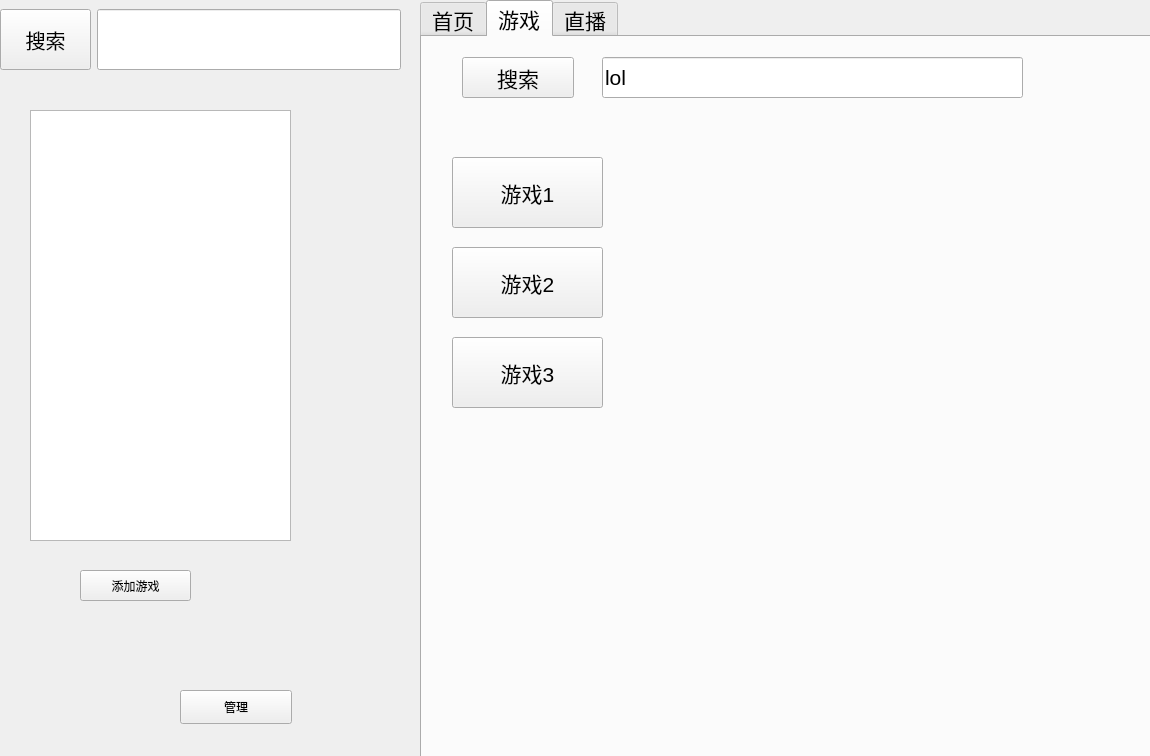
<?xml version="1.0" encoding="UTF-8"?>
<ui version="4.0">
 <class>mygp</class>
 <widget class="QWidget" name="mygp">
  <property name="geometry">
   <rect>
    <x>0</x>
    <y>0</y>
    <width>1150</width>
    <height>756</height>
   </rect>
  </property>
  <property name="windowTitle">
   <string>mygp</string>
  </property>
  <widget class="QWidget" name="widget" native="true">
   <property name="geometry">
    <rect>
     <x>0</x>
     <y>0</y>
     <width>401</width>
     <height>79</height>
    </rect>
   </property>
   <layout class="QHBoxLayout" name="horizontalLayout">
    <item>
     <widget class="QPushButton" name="pushButton">
      <property name="minimumSize">
       <size>
        <width>91</width>
        <height>61</height>
       </size>
      </property>
      <property name="maximumSize">
       <size>
        <width>91</width>
        <height>61</height>
       </size>
      </property>
      <property name="font">
       <font>
        <pointsize>15</pointsize>
       </font>
      </property>
      <property name="text">
       <string>搜索</string>
      </property>
     </widget>
    </item>
    <item>
     <widget class="QLineEdit" name="lineEdit">
      <property name="minimumSize">
       <size>
        <width>281</width>
        <height>61</height>
       </size>
      </property>
      <property name="maximumSize">
       <size>
        <width>16777215</width>
        <height>61</height>
       </size>
      </property>
     </widget>
    </item>
   </layout>
  </widget>
  <widget class="QWidget" name="widget_2" native="true">
   <property name="geometry">
    <rect>
     <x>10</x>
     <y>70</y>
     <width>331</width>
     <height>701</height>
    </rect>
   </property>
   <widget class="QPushButton" name="pushButton_2">
    <property name="geometry">
     <rect>
      <x>70</x>
      <y>500</y>
      <width>111</width>
      <height>31</height>
     </rect>
    </property>
    <property name="text">
     <string>添加游戏</string>
    </property>
   </widget>
   <widget class="QPushButton" name="pushButton_5">
    <property name="geometry">
     <rect>
      <x>170</x>
      <y>620</y>
      <width>112</width>
      <height>34</height>
     </rect>
    </property>
    <property name="text">
     <string>管理</string>
    </property>
   </widget>
   <widget class="QListWidget" name="gamelist">
    <property name="geometry">
     <rect>
      <x>20</x>
      <y>40</y>
      <width>261</width>
      <height>431</height>
     </rect>
    </property>
   </widget>
  </widget>
  <widget class="QTabWidget" name="tabWidget">
   <property name="geometry">
    <rect>
     <x>420</x>
     <y>0</y>
     <width>731</width>
     <height>771</height>
    </rect>
   </property>
   <property name="font">
    <font>
     <pointsize>16</pointsize>
    </font>
   </property>
   <property name="currentIndex">
    <number>1</number>
   </property>
   <widget class="QWidget" name="widget_3">
    <attribute name="title">
     <string>首页</string>
    </attribute>
    <widget class="QListView" name="listView">
     <property name="geometry">
      <rect>
       <x>10</x>
       <y>80</y>
       <width>411</width>
       <height>631</height>
      </rect>
     </property>
    </widget>
    <widget class="QPushButton" name="pushButton_11">
     <property name="geometry">
      <rect>
       <x>10</x>
       <y>0</y>
       <width>191</width>
       <height>71</height>
      </rect>
     </property>
     <property name="text">
      <string>PushButton</string>
     </property>
    </widget>
    <widget class="QPushButton" name="pushButton_12">
     <property name="geometry">
      <rect>
       <x>250</x>
       <y>0</y>
       <width>91</width>
       <height>71</height>
      </rect>
     </property>
     <property name="text">
      <string>+</string>
     </property>
    </widget>
    <widget class="QPushButton" name="pushButton_13">
     <property name="geometry">
      <rect>
       <x>470</x>
       <y>80</y>
       <width>151</width>
       <height>91</height>
      </rect>
     </property>
     <property name="text">
      <string>广告</string>
     </property>
    </widget>
   </widget>
   <widget class="QWidget" name="tab_2">
    <attribute name="title">
     <string>游戏</string>
    </attribute>
    <widget class="QLineEdit" name="lineEdit_2">
     <property name="geometry">
      <rect>
       <x>180</x>
       <y>20</y>
       <width>421</width>
       <height>41</height>
      </rect>
     </property>
     <property name="text">
      <string>lol</string>
     </property>
    </widget>
    <widget class="QPushButton" name="pushButton_3">
     <property name="geometry">
      <rect>
       <x>40</x>
       <y>20</y>
       <width>112</width>
       <height>41</height>
      </rect>
     </property>
     <property name="text">
      <string>搜索</string>
     </property>
    </widget>
    <widget class="QPushButton" name="pushButton_4">
     <property name="geometry">
      <rect>
       <x>30</x>
       <y>120</y>
       <width>151</width>
       <height>71</height>
      </rect>
     </property>
     <property name="text">
      <string>游戏1</string>
     </property>
    </widget>
    <widget class="QPushButton" name="pushButton_7">
     <property name="geometry">
      <rect>
       <x>30</x>
       <y>210</y>
       <width>151</width>
       <height>71</height>
      </rect>
     </property>
     <property name="text">
      <string>游戏2</string>
     </property>
    </widget>
    <widget class="QPushButton" name="pushButton_8">
     <property name="geometry">
      <rect>
       <x>30</x>
       <y>300</y>
       <width>151</width>
       <height>71</height>
      </rect>
     </property>
     <property name="text">
      <string>游戏3</string>
     </property>
    </widget>
   </widget>
   <widget class="QWidget" name="tab">
    <attribute name="title">
     <string>直播</string>
    </attribute>
    <widget class="QPushButton" name="pushButton_9">
     <property name="geometry">
      <rect>
       <x>30</x>
       <y>60</y>
       <width>171</width>
       <height>61</height>
      </rect>
     </property>
     <property name="text">
      <string>开始直播</string>
     </property>
    </widget>
    <widget class="QPushButton" name="pushButton_10">
     <property name="geometry">
      <rect>
       <x>230</x>
       <y>60</y>
       <width>161</width>
       <height>61</height>
      </rect>
     </property>
     <property name="text">
      <string>搜房间号</string>
     </property>
    </widget>
    <widget class="QListView" name="listView_3">
     <property name="geometry">
      <rect>
       <x>70</x>
       <y>200</y>
       <width>256</width>
       <height>192</height>
      </rect>
     </property>
    </widget>
    <widget class="QListView" name="listView_4">
     <property name="geometry">
      <rect>
       <x>360</x>
       <y>200</y>
       <width>256</width>
       <height>192</height>
      </rect>
     </property>
    </widget>
    <widget class="QListView" name="listView_5">
     <property name="geometry">
      <rect>
       <x>70</x>
       <y>420</y>
       <width>256</width>
       <height>192</height>
      </rect>
     </property>
    </widget>
    <widget class="QListView" name="listView_6">
     <property name="geometry">
      <rect>
       <x>360</x>
       <y>420</y>
       <width>256</width>
       <height>192</height>
      </rect>
     </property>
    </widget>
    <widget class="QLineEdit" name="lineEdit_4">
     <property name="geometry">
      <rect>
       <x>430</x>
       <y>60</y>
       <width>181</width>
       <height>71</height>
      </rect>
     </property>
    </widget>
   </widget>
  </widget>
 </widget>
 <resources/>
 <connections/>
</ui>
